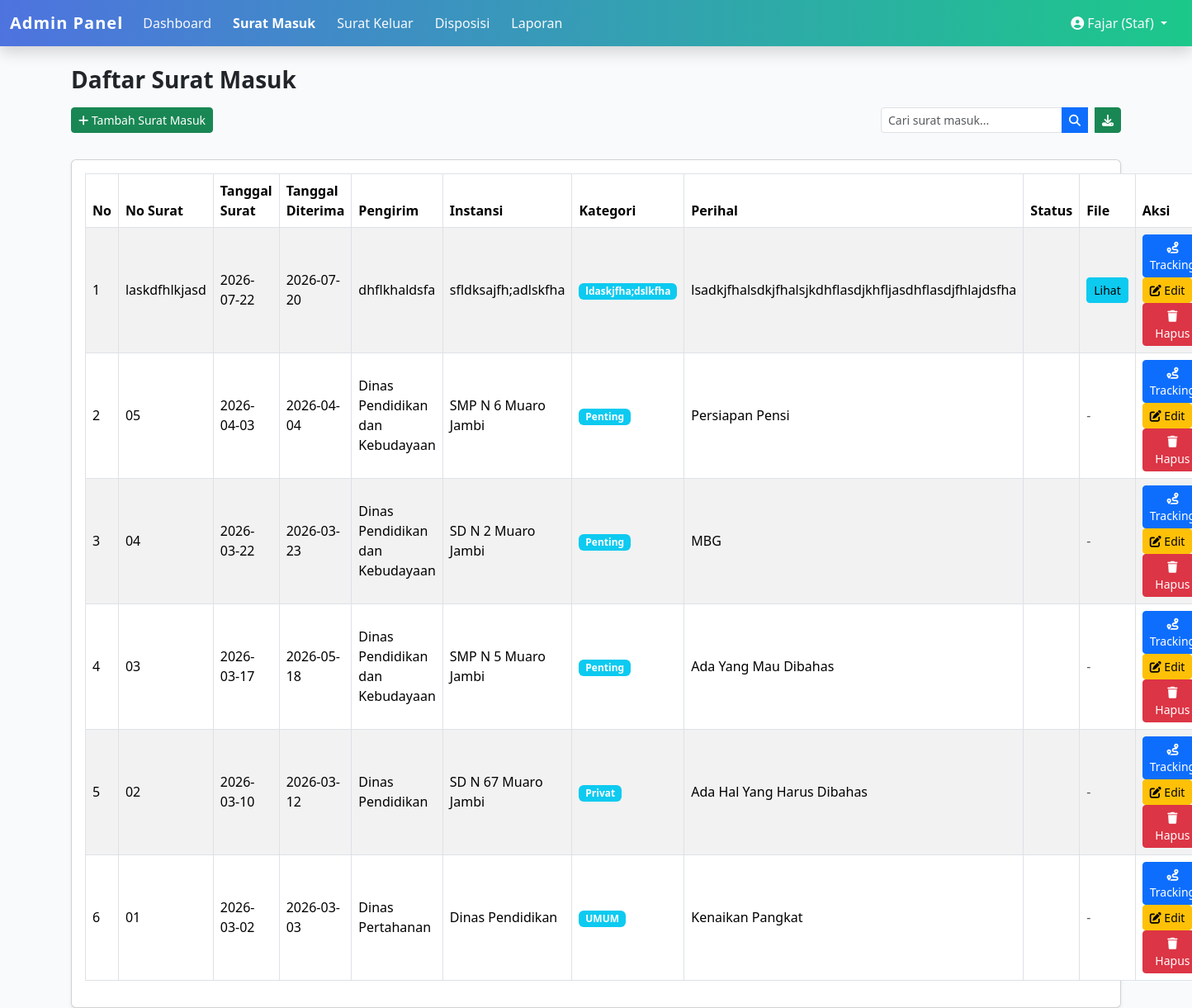
/admin/surat_masuk.php (signed in), run on the app's committed database.
### tables this page shows
CREATE TABLE `surat_masuk` (
  `id` int(11) NOT NULL,
  `no_agenda` varchar(50) DEFAULT NULL,
  `no_surat` varchar(100) DEFAULT NULL,
  `tgl_surat` date DEFAULT NULL,
  `tgl_diterima` date DEFAULT NULL,
  `pengirim` varchar(150) DEFAULT NULL,
  `instansi` varchar(150) DEFAULT NULL,
  `perihal` varchar(255) DEFAULT NULL,
  `kategori` varchar(100) DEFAULT NULL,
  `file_surat` varchar(255) DEFAULT NULL,
  `status` enum('draft','menunggu_verifikasi','terverifikasi','diproses_kasi_pais','selesai') DEFAULT 'draft',
  `created_at` timestamp NULL DEFAULT current_timestamp()
);

### admin/surat_masuk.php (the view, shortened to what this page needs)
<?php
include "../includes/tracking.php";
$q = isset($_GET['q']) ? mysqli_real_escape_string($conn, $_GET['q']) : "";
if ($q) {
    $sql = "SELECT * FROM surat_masuk
            WHERE no_surat LIKE '%$q%'
               OR pengirim LIKE '%$q%'
               OR perihal LIKE '%$q%'
               OR instansi LIKE '%$q%'
               OR kategori LIKE '%$q%'
            ORDER BY tgl_surat DESC";
} else {
    $sql = "SELECT * FROM surat_masuk ORDER BY tgl_surat DESC";
}
$surat = mysqli_query($conn, $sql);
?>
<?php include "../includes/header.php"; ?>
<div class="container mt-4">
  <h3 class="fw-bold mb-3">Daftar Surat Masuk</h3>
  <div class="d-flex justify-content-between mb-3">
    <a href="surat_masuk_tambah.php" class="btn btn-success btn-sm mb-3">
      <i class="fa fa-plus"></i> Tambah Surat Masuk
    </a>
     <form class="d-flex mb-3" method="get" action="">
        <div class="input-group" style="max-width: 400px;">
          <input type="text" name="q" value="<?= htmlspecialchars($q); ?>"
                class="form-control form-control-sm"
                placeholder="Cari surat masuk...">
          <button class="btn btn-sm btn-primary" type="submit">
            <i class="fa fa-search"></i>
          </button>
          <a href="export.php?type=surat_masuk" class="btn btn-sm btn-success ms-2">
            <i class="fa fa-download"></i>
          </a>
        </div>
      </form>
  </div>
  <div class="card shadow-sm">
    <div class="card-body">
      <table class="table table-bordered table-striped align-middle">
        <thead class="text-white" style="background: linear-gradient(90deg, #4e73df, #1cc88a);">
          <tr>
            <th>No</th>
            <th>No Surat</th>
            <th>Tanggal Surat</th>
            <th>Tanggal Diterima</th>
            <th>Pengirim</th>
            <th>Instansi</th>
            <th>Kategori</th>
            <th>Perihal</th>
            <th>Status</th>
            <th>File</th>
            <th>Aksi</th>
          </tr>
        </thead>
        <tbody>
          <?php if (mysqli_num_rows($surat) > 0): ?>
            <?php $no=1; while($row=mysqli_fetch_assoc($surat)): ?>
            <tr>
              <td><?= $no++; ?></td>
              <td><?= htmlspecialchars($row['no_surat']); ?></td>
              <td><?= htmlspecialchars($row['tgl_surat']); ?></td>
              <td><?= htmlspecialchars($row['tgl_diterima']); ?></td>
              <td><?= htmlspecialchars($row['pengirim']); ?></td>
              <td><?= htmlspecialchars($row['instansi']); ?></td>
              <td><span class="badge bg-info"><?= htmlspecialchars($row['kategori']); ?></span></td>
              <td><?= htmlspecialchars($row['perihal']); ?></td>
              <td><?= statusBadge($row['status']); ?></td>
              <td>
                <?php if($row['file_surat']): ?>
                  <a href="../assets/uploads/surat_masuk/<?= htmlspecialchars($row['file_surat']); ?>"
                     class="btn btn-info btn-sm" target="_blank">Lihat</a>
                <?php else: ?>
                  <span class="text-muted">-</span>
                <?php endif; ?>
              </td>
              <td>
                <a href="../tracking.php?type=surat_masuk&id=<?= $row['id']; ?>" class="btn btn-sm btn-primary">
                  <i class="fa fa-route"></i> Tracking
                </a>
                <a href="surat_masuk_edit.php?id=<?= $row['id']; ?>" class="btn btn-sm btn-warning">
                  <i class="fa fa-edit"></i> Edit
                </a>
                <a href="surat_masuk_hapus.php?id=<?= $row['id']; ?>"
                   onclick="return confirm('Yakin hapus surat ini?');"
                   class="btn btn-sm btn-danger">
                  <i class="fa fa-trash"></i> Hapus
                </a>
              </td>
            </tr>
            <?php endwhile; ?>
          <?php else: ?>
            <tr>
              <td colspan="11" class="text-center text-muted">Tidak ada data surat masuk.</td>
            </tr>
          <?php endif; ?>
        </tbody>
      </table>
    </div>
  </div>
</div>
<?php include "../includes/footer.php"; ?>

### includes/header.php (style rules this page uses)
body { background-color: #f9fafc; font-family: 'Segoe UI', Tahoma, Geneva, Verdana, sans-serif; }

### data on the page
surat_masuk: no_surat "laskdfhlkjasd", tgl_surat "2026-07-22", tgl_diterima "2026-07-20", pengirim "dhflkhaldsfa", instansi "sfldksajfh;adlskfha", kategori "ldaskjfha;dslkfha", perihal "lsadkjfhalsdkjfhalsjkdhflasdjkhfljasdhflasdjfhlajdsfha"
surat_masuk: no_surat "05", tgl_surat "2026-04-03", tgl_diterima "2026-04-04", pengirim "Dinas Pendidikan dan Kebudayaan", instansi "SMP N 6 Muaro Jambi", kategori "Penting", perihal "Persiapan Pensi"
surat_masuk: no_surat "04", tgl_surat "2026-03-22", tgl_diterima "2026-03-23", pengirim "Dinas Pendidikan dan Kebudayaan", instansi "SD N 2 Muaro Jambi", kategori "Penting", perihal "MBG"
surat_masuk: no_surat "03", tgl_surat "2026-03-17", tgl_diterima "2026-05-18", pengirim "Dinas Pendidikan dan Kebudayaan", instansi "SMP N 5 Muaro Jambi", kategori "Penting", perihal "Ada Yang Mau Dibahas"
surat_masuk: no_surat "02", tgl_surat "2026-03-10", tgl_diterima "2026-03-12", pengirim "Dinas Pendidikan", instansi "SD N 67 Muaro Jambi", kategori "Privat", perihal "Ada Hal Yang Harus Dibahas"
surat_masuk: no_surat "01", tgl_surat "2026-03-02", tgl_diterima "2026-03-03", pengirim "Dinas Pertahanan", instansi "Dinas Pendidikan", kategori "UMUM", perihal "Kenaikan Pangkat"

### other printed values
$_SESSION['nama'] "Fajar"
$_SESSION['role'] "Staf"
